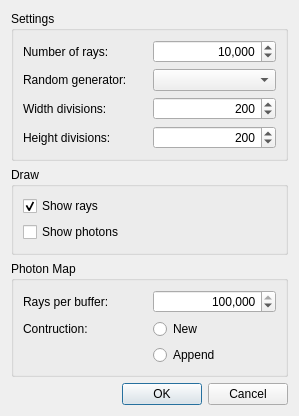
<?xml version="1.0" encoding="UTF-8"?>
<ui version="4.0">
 <class>RayTraceDialog</class>
 <widget class="QDialog" name="RayTraceDialog">
  <property name="geometry">
   <rect>
    <x>0</x>
    <y>0</y>
    <width>299</width>
    <height>416</height>
   </rect>
  </property>
  <property name="windowTitle">
   <string>Ray Tracing Options</string>
  </property>
  <layout class="QVBoxLayout" name="verticalLayout">
   <item>
    <widget class="QGroupBox" name="settingsGroup">
     <property name="title">
      <string>Settings</string>
     </property>
     <layout class="QGridLayout" name="settingsLayout">
      <item row="0" column="0">
       <widget class="QLabel" name="numberRaysLabel">
        <property name="minimumSize">
         <size>
          <width>0</width>
          <height>0</height>
         </size>
        </property>
        <property name="text">
         <string>Number of rays:</string>
        </property>
       </widget>
      </item>
      <item row="0" column="1">
       <widget class="QSpinBox" name="raysSpinBox">
        <property name="minimumSize">
         <size>
          <width>0</width>
          <height>0</height>
         </size>
        </property>
        <property name="alignment">
         <set>Qt::AlignRight|Qt::AlignTrailing|Qt::AlignVCenter</set>
        </property>
        <property name="showGroupSeparator" stdset="0">
         <bool>true</bool>
        </property>
        <property name="minimum">
         <number>1</number>
        </property>
        <property name="maximum">
         <number>999999999</number>
        </property>
        <property name="singleStep">
         <number>10000</number>
        </property>
        <property name="value">
         <number>10000</number>
        </property>
       </widget>
      </item>
      <item row="2" column="0">
       <widget class="QLabel" name="randomLabel">
        <property name="text">
         <string>Random generator:</string>
        </property>
       </widget>
      </item>
      <item row="2" column="1">
       <widget class="QComboBox" name="randomCombo">
        <property name="minimumSize">
         <size>
          <width>0</width>
          <height>0</height>
         </size>
        </property>
       </widget>
      </item>
      <item row="6" column="1">
       <widget class="QSpinBox" name="heightDivisionsSpinBox">
        <property name="alignment">
         <set>Qt::AlignRight|Qt::AlignTrailing|Qt::AlignVCenter</set>
        </property>
        <property name="minimum">
         <number>1</number>
        </property>
        <property name="maximum">
         <number>5000</number>
        </property>
        <property name="singleStep">
         <number>50</number>
        </property>
        <property name="value">
         <number>200</number>
        </property>
       </widget>
      </item>
      <item row="6" column="0">
       <widget class="QLabel" name="heightdivisionsQLabel">
        <property name="text">
         <string>Height divisions:</string>
        </property>
       </widget>
      </item>
      <item row="5" column="1">
       <widget class="QSpinBox" name="widthDivisionsSpinBox">
        <property name="alignment">
         <set>Qt::AlignRight|Qt::AlignTrailing|Qt::AlignVCenter</set>
        </property>
        <property name="minimum">
         <number>1</number>
        </property>
        <property name="maximum">
         <number>5000</number>
        </property>
        <property name="singleStep">
         <number>50</number>
        </property>
        <property name="value">
         <number>200</number>
        </property>
       </widget>
      </item>
      <item row="5" column="0">
       <widget class="QLabel" name="widthdivisionsQLabel">
        <property name="text">
         <string>Width divisions:</string>
        </property>
       </widget>
      </item>
     </layout>
    </widget>
   </item>
   <item>
    <widget class="QGroupBox" name="drawBox">
     <property name="title">
      <string>Draw</string>
     </property>
     <layout class="QGridLayout" name="drawLayout">
      <item row="0" column="0">
       <widget class="QCheckBox" name="showRaysCheck">
        <property name="text">
         <string>Show rays</string>
        </property>
        <property name="checked">
         <bool>true</bool>
        </property>
       </widget>
      </item>
      <item row="1" column="0">
       <widget class="QCheckBox" name="showPhotonsCheck">
        <property name="text">
         <string>Show photons</string>
        </property>
       </widget>
      </item>
     </layout>
    </widget>
   </item>
   <item>
    <widget class="QGroupBox" name="photonmapGroup">
     <property name="title">
      <string>Photon Map</string>
     </property>
     <layout class="QGridLayout" name="photonMapLayout">
      <item row="1" column="1">
       <widget class="QRadioButton" name="newMapRadio">
        <property name="text">
         <string>New</string>
        </property>
       </widget>
      </item>
      <item row="0" column="1">
       <widget class="QSpinBox" name="bufferSizeSpin">
        <property name="alignment">
         <set>Qt::AlignRight|Qt::AlignTrailing|Qt::AlignVCenter</set>
        </property>
        <property name="showGroupSeparator" stdset="0">
         <bool>true</bool>
        </property>
        <property name="minimum">
         <number>1</number>
        </property>
        <property name="maximum">
         <number>999999999</number>
        </property>
        <property name="singleStep">
         <number>100000</number>
        </property>
        <property name="value">
         <number>5000000</number>
        </property>
       </widget>
      </item>
      <item row="1" column="0">
       <widget class="QLabel" name="constructionLabel">
        <property name="text">
         <string>Contruction:</string>
        </property>
       </widget>
      </item>
      <item row="2" column="1">
       <widget class="QRadioButton" name="increaseMapRadio">
        <property name="text">
         <string>Append</string>
        </property>
       </widget>
      </item>
      <item row="0" column="0">
       <widget class="QLabel" name="raysperbufferLabel">
        <property name="text">
         <string>Rays per buffer:</string>
        </property>
       </widget>
      </item>
     </layout>
    </widget>
   </item>
   <item>
    <widget class="QDialogButtonBox" name="buttonBox">
     <property name="standardButtons">
      <set>QDialogButtonBox::Cancel|QDialogButtonBox::Ok</set>
     </property>
    </widget>
   </item>
  </layout>
 </widget>
 <tabstops>
  <tabstop>raysSpinBox</tabstop>
  <tabstop>randomCombo</tabstop>
  <tabstop>widthDivisionsSpinBox</tabstop>
  <tabstop>heightDivisionsSpinBox</tabstop>
  <tabstop>showRaysCheck</tabstop>
  <tabstop>showPhotonsCheck</tabstop>
  <tabstop>bufferSizeSpin</tabstop>
  <tabstop>newMapRadio</tabstop>
  <tabstop>increaseMapRadio</tabstop>
 </tabstops>
 <resources/>
 <connections>
  <connection>
   <sender>buttonBox</sender>
   <signal>accepted()</signal>
   <receiver>RayTraceDialog</receiver>
   <slot>accept()</slot>
   <hints>
    <hint type="sourcelabel">
     <x>70</x>
     <y>404</y>
    </hint>
    <hint type="destinationlabel">
     <x>95</x>
     <y>172</y>
    </hint>
   </hints>
  </connection>
  <connection>
   <sender>buttonBox</sender>
   <signal>rejected()</signal>
   <receiver>RayTraceDialog</receiver>
   <slot>reject()</slot>
   <hints>
    <hint type="sourcelabel">
     <x>162</x>
     <y>404</y>
    </hint>
    <hint type="destinationlabel">
     <x>182</x>
     <y>170</y>
    </hint>
   </hints>
  </connection>
 </connections>
</ui>
